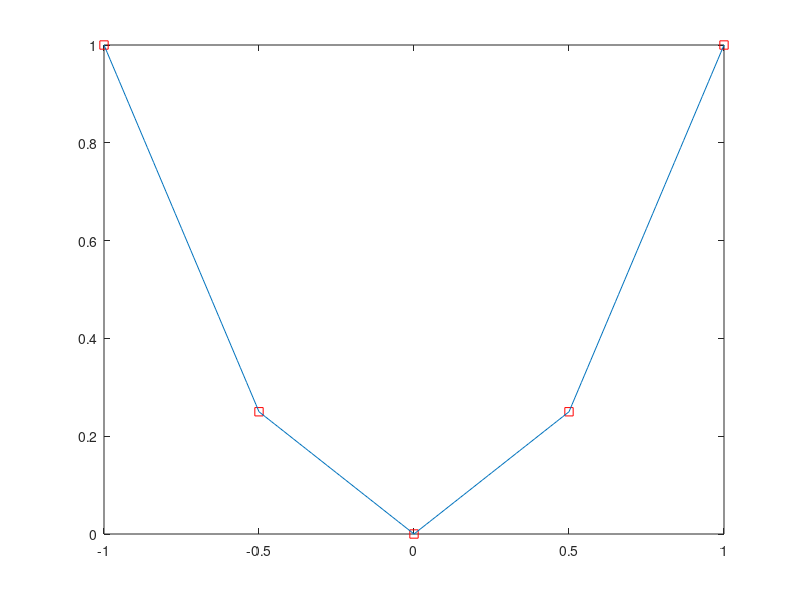
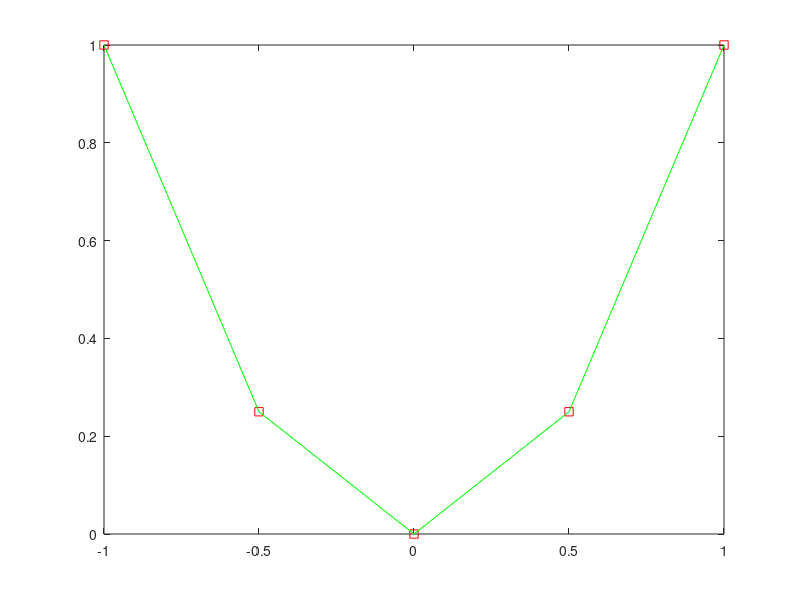

The MATLAB source for these figures, in order:
%Interpolacja liniowa.
x=-1:0.5:1;
y=x.^2;
xx=-1:0.01:1;
yy=interp1(x,y,xx);
plot(x,y,'rs',xx,yy);
figure;
plot(x,y,'rs',x,y,'g');